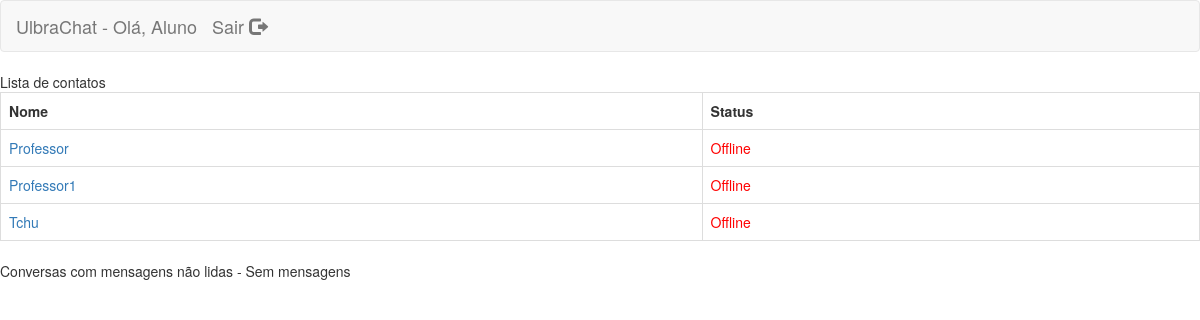
Before: /home.php (signed in) with the older database file.
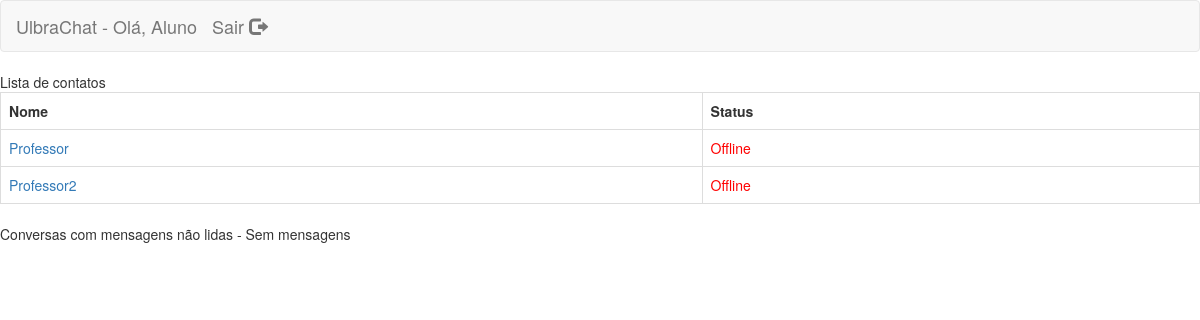
After: the same page with the newer database file.
### tables this page shows
CREATE TABLE `usuarios` (
  `id` int(11) NOT NULL,
  `nome` text NOT NULL,
  `senha` text NOT NULL,
  `status` tinyint(1) NOT NULL DEFAULT '0',
  `num_matricula` text NOT NULL,
  `email` text NOT NULL,
  `professor` tinyint(1) NOT NULL DEFAULT '0'
);

### home.php (the view, shortened to what this page needs)
<?php
	$con = conectar();
    if(isset($_SESSION['id'])){
        $id_login = $_SESSION['id'];
    }else{
        header("Location: index.php");
    }
    mysqli_query($con, "UPDATE `usuarios` SET `status`= 1 WHERE `id` ='$id_login'");
    $q1 = mysqli_query($con, "SELECT * FROM `usuarios` WHERE `id`='$id_login'");
    while($row = mysqli_fetch_assoc($q1)){
        $nome = $row['nome'];
        $professor = $row['professor'];
    }
?>
<!DOCTYPE html>
<html>
    <head>
        <link rel="stylesheet" href="css/bootstrap.min.css">
        <link rel="stylesheet" type="text/css" href="css/style.css">
    </head>
    <body>
        <nav class="navbar navbar-default">
            <div class="container-fluid">
                <div class="navbar-header">
                    <a class="navbar-brand" href="http://localhost/projeto_msg/home.php">UlbraChat - Olá, <?php echo $nome; ?></a>
                    <a class="navbar-brand" href="http://localhost/projeto_msg/logout.php">  Sair <span class="glyphicon glyphicon-log-out"></span></a>
                </div>
			</div>
		</nav>
        <div class="show-contacts" id="show-contacts">
            <caption>Lista de contatos</caption>
            <table  class="table table-bordered">
		    <tr>
			    <th scope="col"> Nome</th>
			    <th scope="col"> Status</th>
		    </tr>
            <?php
            if($professor == 0){
                $q = mysqli_query($con, "SELECT * FROM `usuarios` WHERE id!='$id_login' AND `professor` = 1");
                while($row = mysqli_fetch_assoc($q)){
                    $array[] = $row;
                }
                foreach ($array as $row){
                    echo "<tr>";
                    echo "<td><a target='_blank' href='mensageiro.php?id={$row['id']}'>".$row['nome']."</td>";
                    if($row['status']=="1"){
                        echo "<td style='color:green'><b>Online</b></td>";
                    }else{
                        echo "<td style='color:red'>Offline</td>";
                    }
                    echo "</tr>";
                }
            }else if($professor == 1){
                $q = mysqli_query($con, "SELECT * FROM `usuarios` WHERE id!='$id_login' AND `professor` = 0 ");
                while($row = mysqli_fetch_assoc($q)){
                    $array[] = $row;
                }
                foreach ($array as $row){
                    echo "<tr>";
                    echo "<td><a target='_blank' href='mensageiro.php?id={$row['id']}'>".$row['nome']."</td>";
                    if($row['status']=="1"){
                        echo "<td style='color:green'><b>Online</b></td>";
                    }else{
                        echo "<td style='color:red'>Offline</td>";
                    }
                    echo "</tr>";
                }
            }
        ?>
        </table>
        <caption>Conversas com mensagens não lidas</caption>
       </div>
	</body>
</html>

Changed rows visible on the page:
removed usuarios: nome "Professor1", status "Offline"
removed usuarios: nome "Tchu", status "Offline"
added usuarios: nome "Professor2", status "Offline"
